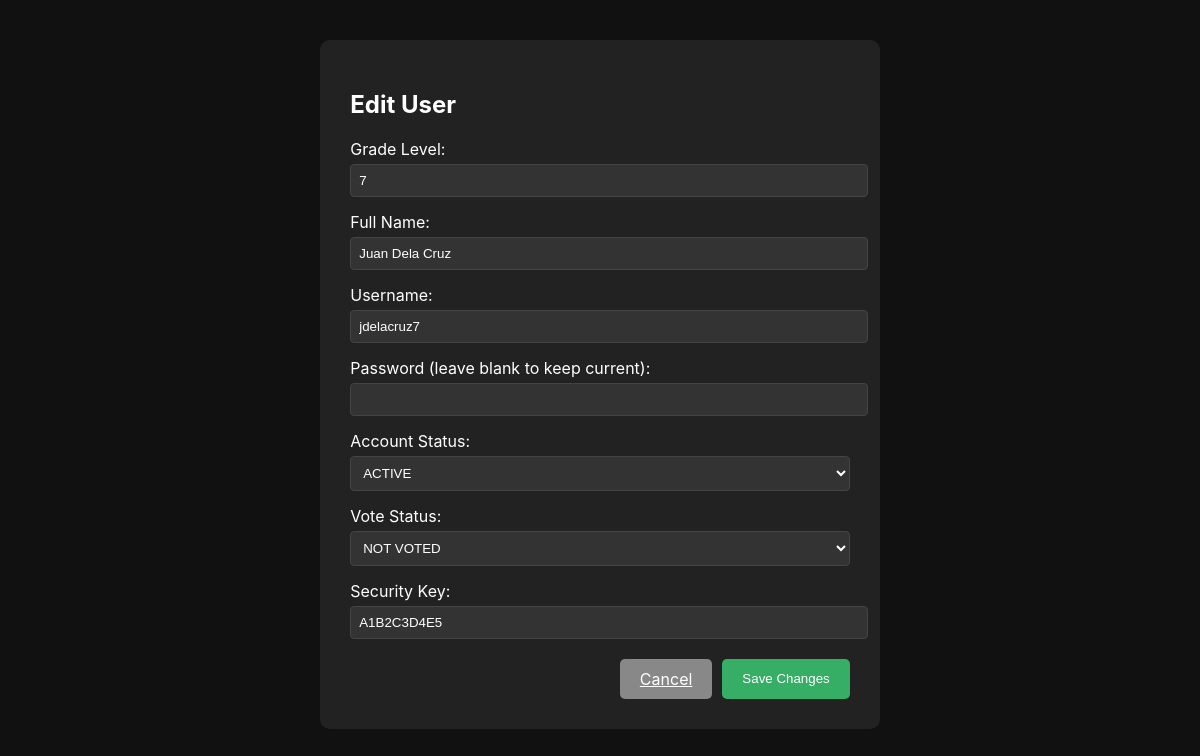
/files/admin/edit_user.php?id=1001, run on the app's committed database.
### tables this page shows
CREATE TABLE `account` (
  `AccountID` int(11) NOT NULL,
  `GradeLevel` varchar(100) DEFAULT NULL,
  `Name` varchar(255) DEFAULT NULL,
  `Username` varchar(100) DEFAULT NULL,
  `Password` varchar(255) DEFAULT NULL,
  `AccountStatus` varchar(255) DEFAULT NULL,
  `VoteStatus` varchar(100) DEFAULT NULL,
  `SecurityKey` varchar(20) DEFAULT NULL,
  `ModifiedBy` int(255) DEFAULT NULL,
  `ModifiedDate` datetime DEFAULT NULL,
  `AdminModifiedBy` int(255) DEFAULT NULL,
  `AdminModifiedDate` datetime DEFAULT NULL,
  `CreatedBy` int(255) DEFAULT NULL,
  `CreatedDate` datetime DEFAULT NULL
);

### files/admin/edit_user.php (the view, shortened to what this page needs)
<?php
require_once '../connect/connect.php';
$accountId = intval($_GET['id']);
$stmt = $conn->prepare("SELECT * FROM account WHERE AccountID=?");
$stmt->bind_param('i', $accountId);
$stmt->execute();
$result = $stmt->get_result();
$user = $result->fetch_assoc();
?>
<!DOCTYPE html>
<html>
<head>
    <link rel="stylesheet" type="text/css" href="/votingsystem/files/maincss/main.css">
    <link rel="stylesheet" type="text/css" href="/votingsystem/files/admin/admin.css">
</head>
<body>
    <div class="edit-container">
        <h2>Edit User</h2>
        <form method="POST">
            <label>Grade Level:
                <input type="text" name="gradelevel" value="<?php echo htmlspecialchars($user['GradeLevel']); ?>" required>
            </label>
            <label>Full Name:
                <input type="text" name="name" value="<?php echo htmlspecialchars($user['Name']); ?>" required>
            </label>
            <label>Username:
                <input type="text" name="username" value="<?php echo htmlspecialchars($user['Username']); ?>" required>
            </label>
            <label>Password (leave blank to keep current):
                <input type="password" name="password" value="">
            </label>
            <label>Account Status:
                <select name="accountstatus" required>
                    <option value="ACTIVE" <?php if($user['AccountStatus']==='ACTIVE') echo 'selected'; ?>>ACTIVE</option>
                </select>
            </label>
            <label>Vote Status:
                <select name="votestatus" required>
                    <option value="NOT VOTED" <?php if(strtoupper($user['VoteStatus'])==='NOT VOTED') echo 'selected'; ?>>NOT VOTED</option>
                </select>
            </label>
            <label>Security Key:
                <input type="text" name="securitykey" value="<?php echo htmlspecialchars($user['SecurityKey']); ?>">
            </label>
            <div class="form-actions">
                <a href="usermanagement.php" class="btn btn-cancel">Cancel</a>
                <button type="submit" class="btn">Save Changes</button>
            </div>
        </form>
    </div>
</body>
</html>

### files/maincss/main.css (style rules this page uses)
body { font-family: 'Inter', sans-serif; }

### files/admin/admin.css (style rules this page uses)
html, body { height: 100%; margin: 0; padding: 0; min-height: 100vh; font-family: 'Inter', sans-serif; background: url('/votingsystem/images/mainBackground.png') no-repeat center center fixed; background-size: cover; overflow-x: hidden; }
body { display: flex; flex-direction: column; min-height: 100vh; position: relative; }
form { flex: 1 1 0; display: block; }

### files/admin/edit_user.php (style rules this page uses)
body { background: #111; color: #fff; font-family: 'Inter', sans-serif; }
.edit-container { background: #222; color: #fff; max-width: 500px; margin: 40px auto; padding: 30px; border-radius: 10px; }
label { display: block; margin-top: 15px; color: #fff; }
input, select { width: 100%; padding: 8px; margin-top: 5px; border-radius: 4px; border: 1px solid #444; background: #333; color: #fff; }
.form-actions { margin-top: 20px; display: flex; gap: 10px; justify-content: flex-end; }
.btn { background: #36AE66; color: #fff; border: none; padding: 10px 20px; border-radius: 5px; cursor: pointer; }
.btn-cancel { background: #888; }

### data on the page
account: gradelevel "7", name "Juan Dela Cruz", username "jdelacruz7", accountstatus "ACTIVE", votestatus "NOT VOTED", securitykey "A1B2C3D4E5"
